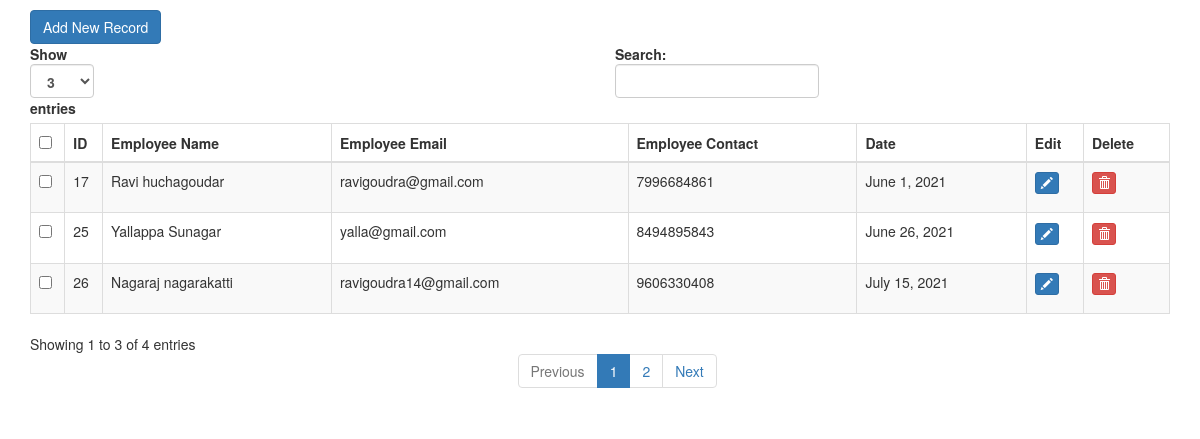
The page / on the database its author committed.
### myapp/models.py (models this page shows)
class Employee(models.Model):
    name = models.CharField(max_length=100)
    email = models.EmailField()
    contact = models.CharField(max_length=15)
    date = models.DateField("Date", default=datetime.date.today)
    class Meta:
        db_table = "employee"

### myapp/views.py (the view)
# urls.py: path('', views.showall),
def showall(request):
    employees = Employee.objects.all()
    return render(request, "show.html", {'employees': employees})

### templates/show.html (shortened to what this page needs)
{% extends "base.html" %}
{% block content %}
 <div class="col-md-12">
        <h4></h4> <span><a href="/addnew" class="btn btn-primary">Add New Record</a></span>
        <div class="table-responsive">
  <table id="bootstrapdatatable" class="table table-striped table-bordered" width="100%">
            <thead>
                <th><input type="checkbox" id="checkall" /></th>
                <th>ID</th>
                <th>Employee Name</th>
                <th>Employee Email</th>
                <th>Employee Contact</th>
                <th>Date</th>
                <th>Edit</th>
                <th>Delete</th>
             </thead>
   <tbody>
   {% for employee in employees %}
    <tr>
     <td><input type="checkbox" class="checkthis" /></td>
     <td>{{ employee.id }}</td>
     <td>{{ employee.name }}</td>
     <td>{{ employee.email }}</td>
     <td>{{ employee.contact }}</td>
     <td>{{ employee.date }}</td>
     <td><p data-placement="top" data-toggle="tooltip" title="Edit"><a href="/update/{{ employee.id }}" class="btn btn-primary btn-xs" data-title="Edit" data-toggle="modal" data-target="#edit" ><span class="glyphicon glyphicon-pencil"></span></a></p></td>
     <td><p data-placement="top" data-toggle="tooltip" title="Delete"><a href="/delete/{{ employee.id }}" class="btn btn-danger btn-xs" data-title="Delete" data-toggle="modal" data-target="#delete" ><span class="glyphicon glyphicon-trash"></span></a></p></td>
    </tr>
   {% endfor %}
   </tbody>
  </table>
        </div>
    </div>
{% endblock content %}

### templates/base.html (shortened to what this page needs)
<!DOCTYPE html>
<html lang="en">
<head>
{% load static %}
<link href="http://maxcdn.bootstrapcdn.com/bootstrap/3.3.0/css/bootstrap.min.css" rel="stylesheet" id="bootstrap-css">
</head>
<body>
<div class="container">
 <div class="row">
    {% block content %}{% endblock %}
 </div>
</div>
</body>
</html>

### rows shown on the page
Employee: id "17", name "Ravi huchagoudar", email "ravigoudra@gmail.com", contact "7996684861", date "June 1, 2021"
Employee: id "25", name "Yallappa Sunagar", email "yalla@gmail.com", contact "8494895843", date "June 26, 2021"
Employee: id "26", name "Nagaraj nagarakatti", email "ravigoudra14@gmail.com", contact "9606330408", date "July 15, 2021"
